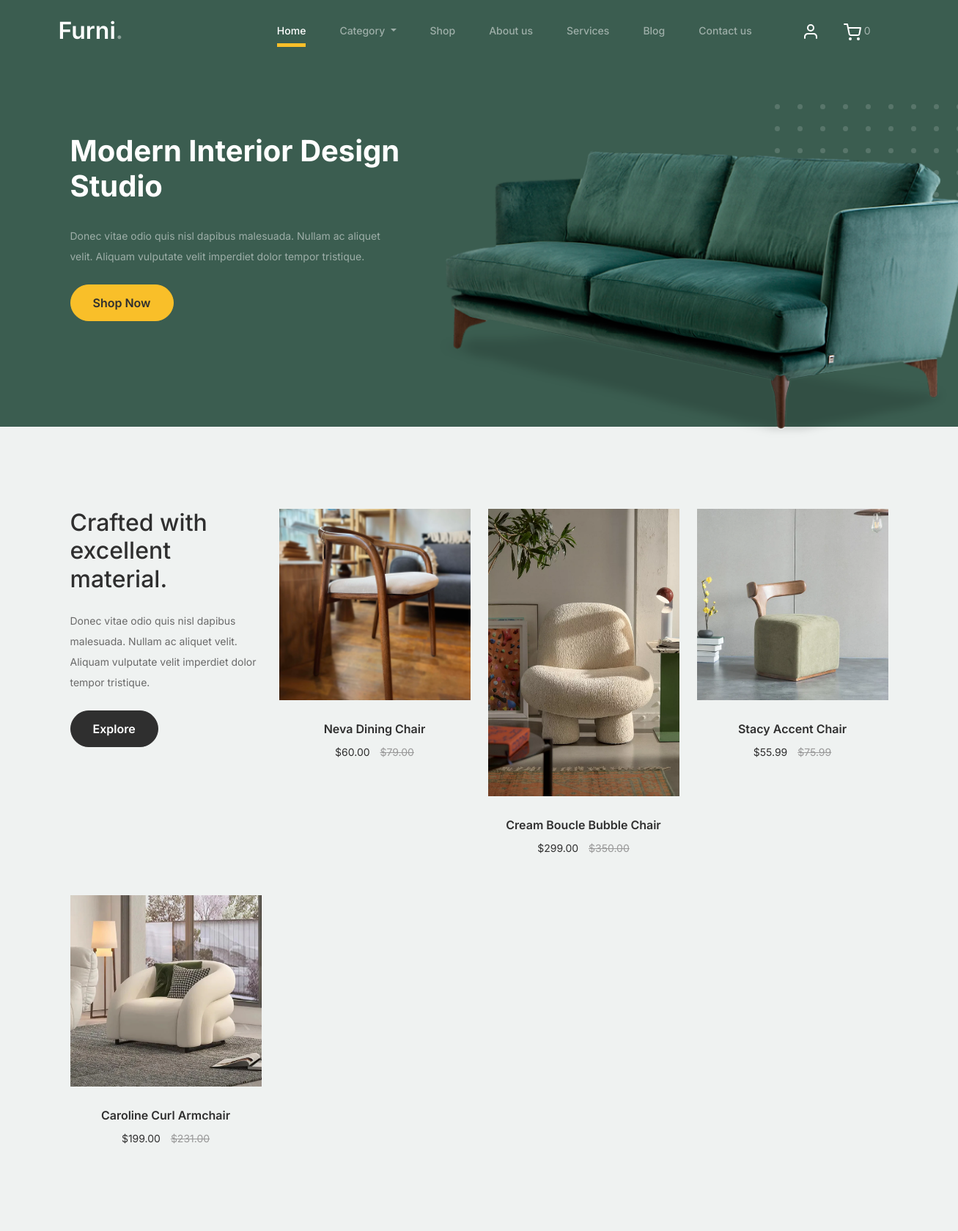
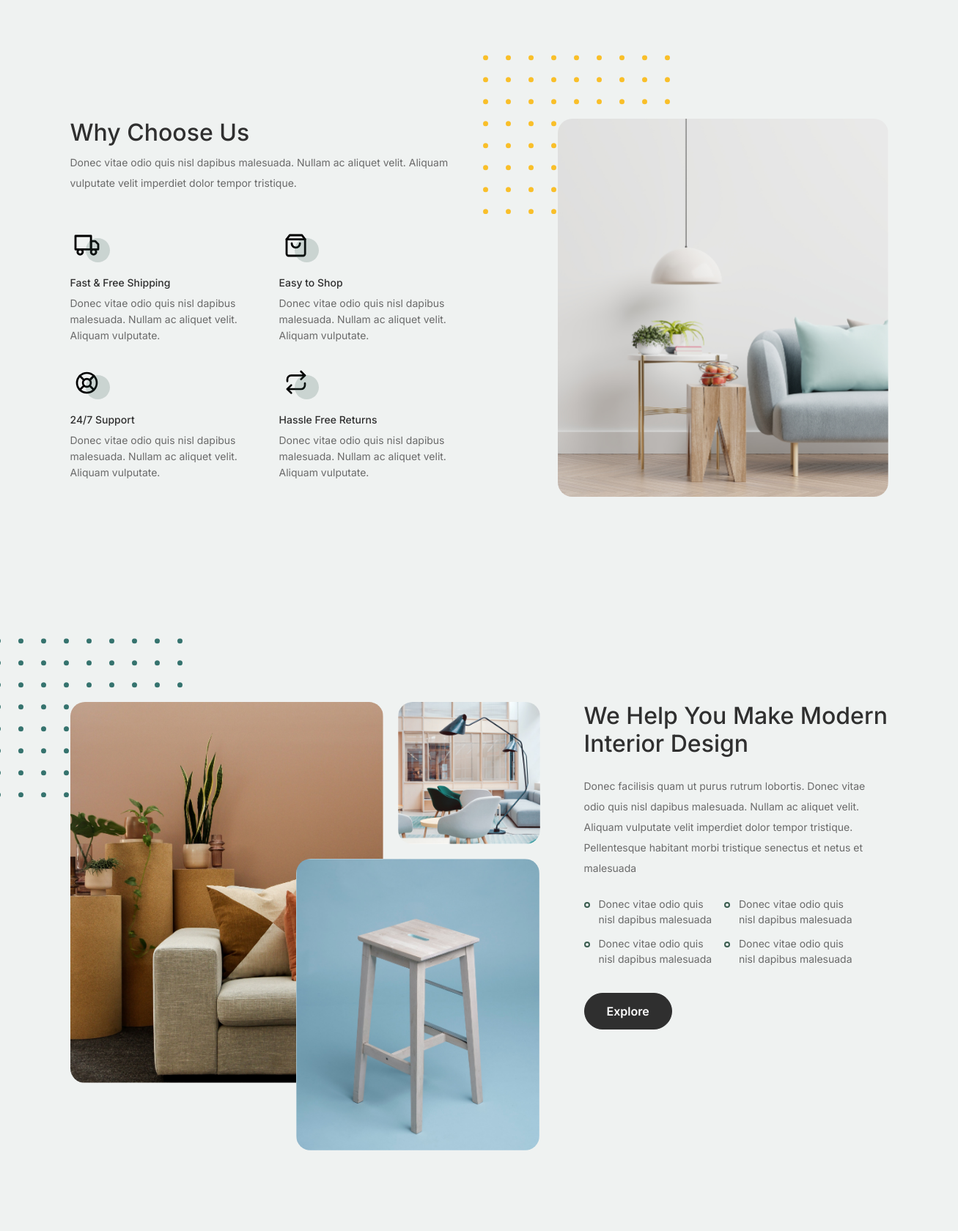
The page / (upper part) on the database its author committed (2 pictures, top to bottom).
### core/models.py (models this page shows, shortened)
class Product(models.Model):
    pid = ShortUUIDField(unique=True, length=10, max_length=20, prefix="ven",alphabet="abcdefgh12345")
    user = models.ForeignKey(User, on_delete=models.SET_NULL, null=True)
    category = models.ForeignKey(Category, on_delete=models.SET_NULL, null=True, related_name="product")
    vendor = models.ForeignKey(Vendor, on_delete=models.SET_NULL, null=True, related_name="product")
    title = models.CharField(max_length=100, default="Fresh Pear")
    image = models.ImageField(upload_to=user_directory_path, default="product.jpg")
    description = RichTextUploadingField(null=True, blank=True, default="This is the product")
    price = models.DecimalField(max_digits=99999999999, decimal_places=2, default="1.99")
    old_price = models.DecimalField(max_digits=99999999999, decimal_places=2, default="2.99")
    specifications = RichTextUploadingField(null=True, blank=True)
    tags = TaggableManager(blank=True)
    product_status = models.CharField(choices=STATUS, max_length=10, default="in_review")
    status = models.BooleanField(default=True)
    in_stock = models.BooleanField(default=True)
    featured = models.BooleanField(default=False)
    digital = models.BooleanField(default=False)
    sku = ShortUUIDField(unique=True, length=4, max_length=10, prefix="sku", alphabet="1234567890")
    date = models.DateTimeField(auto_now_add=True)
    updated = models.DateTimeField(null=True, blank=True)
    class Meta:
        verbose_name_plural = "Products"

### core/views.py (the view)
# urls.py: path("", index, name="index"),
def index(request):
    products = Product.objects.filter(product_status="published")
    context = {
        "products": products
    }
    return render(request, 'core/index.html', context)

### core/context_processor.py (called while the page is built)
def default(request):
    categories = Category.objects.all()
    return {
        "categories" : categories,
    }

### templates/core/index.html (shortened to what this page needs)
{% extends 'partials/base.html' %}
{% load static %}
{% block content %}
			<div class="hero">
				<div class="container">
					<div class="row justify-content-between">
						<div class="col-lg-5">
							<div class="intro-excerpt">
								<h1>Modern Interior <span clsas="d-block">Design Studio</span></h1>
								<p class="mb-4">Donec vitae odio quis nisl dapibus malesuada. Nullam ac aliquet velit. Aliquam vulputate velit imperdiet dolor tempor tristique.</p>
								<p><a href="{% url 'core:product-list' %}" class="btn btn-secondary me-2">Shop Now</a>
							</div>
						</div>
						<div class="col-lg-7">
							<div class="hero-img-wrap">
								<img src="{% static 'images/couch.png' %}" class="img-fluid">
							</div>
						</div>
					</div>
				</div>
			</div>
		<div class="product-section">
			<div class="container">
				<div class="row">
					<div class="col-md-12 col-lg-3 mb-5 mb-lg-0">
						<h2 class="mb-4 section-title">Crafted with excellent material.</h2>
						<p class="mb-4">Donec vitae odio quis nisl dapibus malesuada. Nullam ac aliquet velit. Aliquam vulputate velit imperdiet dolor tempor tristique. </p>
						<p><a href="shop.html" class="btn">Explore</a></p>
					</div>
				    {% for product in products %}
					<div class="col-12 col-md-4 col-lg-3 mb-5 mb-md-0">
						<a class="product-item" href="{% url 'core:product-detail' product.pid %}">
							<img src="{{ product.image.url }}" class="img-fluid product-thumbnail" alt="{{ product.title }}">
							<h3 class="product-title">{{ product.title }}</h3>
							<span class="current-product-price-{{ product.id }}">${{ product.price }}</span>
							{% if product.old_price %}
								<span class="old-price">${{ product.old_price }}</span>
							{% endif %}
						</a>
					</div>
				    {% endfor %}
				</div>
			</div>
		</div>
		<div class="why-choose-section">
			<div class="container">
				<div class="row justify-content-between">
					<div class="col-lg-6">
						<h2 class="section-title">Why Choose Us</h2>
						<p>Donec vitae odio quis nisl dapibus malesuada. Nullam ac aliquet velit. Aliquam vulputate velit imperdiet dolor tempor tristique.</p>
						<div class="row my-5">
							<div class="col-6 col-md-6">
								<div class="feature">
									<div class="icon">
										<img src="{% static 'images/truck.svg' %}" alt="Image" class="imf-fluid">
									</div>
									<h3>Fast &amp; Free Shipping</h3>
									<p>Donec vitae odio quis nisl dapibus malesuada. Nullam ac aliquet velit. Aliquam vulputate.</p>
								</div>
							</div>
							<div class="col-6 col-md-6">
								<div class="feature">
									<div class="icon">
										<img src="{% static 'images/bag.svg' %}" alt="Image" class="imf-fluid">
									</div>
									<h3>Easy to Shop</h3>
									<p>Donec vitae odio quis nisl dapibus malesuada. Nullam ac aliquet velit. Aliquam vulputate.</p>
								</div>
							</div>
							<div class="col-6 col-md-6">
								<div class="feature">
									<div class="icon">
										<img src="{% static 'images/support.svg' %}" alt="Image" class="imf-fluid">
									</div>
									<h3>24/7 Support</h3>
									<p>Donec vitae odio quis nisl dapibus malesuada. Nullam ac aliquet velit. Aliquam vulputate.</p>
								</div>
							</div>
							<div class="col-6 col-md-6">
								<div class="feature">
									<div class="icon">
										<img src="{% static 'images/return.svg' %}" alt="Image" class="imf-fluid">
									</div>
									<h3>Hassle Free Returns</h3>
									<p>Donec vitae odio quis nisl dapibus malesuada. Nullam ac aliquet velit. Aliquam vulputate.</p>
								</div>
							</div>
						</div>
					</div>
					<div class="col-lg-5">
						<div class="img-wrap">
							<img src="{% static 'images/why-choose-us-img.jpg' %}" alt="Image" class="img-fluid">
						</div>
					</div>
				</div>
			</div>
		</div>
		<div class="we-help-section">
			<div class="container">
				<div class="row justify-content-between">
					<div class="col-lg-7 mb-5 mb-lg-0">
						<div class="imgs-grid">
							<div class="grid grid-1"><img src="{% static 'images/img-grid-1.jpg' %}" alt="Untree.co"></div>
							<div class="grid grid-2"><img src="{% static 'images/img-grid-2.jpg' %}" alt="Untree.co"></div>
							<div class="grid grid-3"><img src="{% static 'images/img-grid-3.jpg' %}" alt="Untree.co"></div>
						</div>
					</div>
					<div class="col-lg-5 ps-lg-5">
						<h2 class="section-title mb-4">We Help You Make Modern Interior Design</h2>
						<p>Donec facilisis quam ut purus rutrum lobortis. Donec vitae odio quis nisl dapibus malesuada. Nullam ac aliquet velit. Aliquam vulputate velit imperdiet dolor tempor tristique. Pellentesque habitant morbi tristique senectus et netus et malesuada</p>
						<ul class="list-unstyled custom-list my-4">
							<li>Donec vitae odio quis nisl dapibus malesuada</li>
							<li>Donec vitae odio quis nisl dapibus malesuada</li>
							<li>Donec vitae odio quis nisl dapibus malesuada</li>
							<li>Donec vitae odio quis nisl dapibus malesuada</li>
						</ul>
						<p><a herf="#" class="btn">Explore</a></p>
					</div>
				</div>
			</div>
		</div>
{% endblock content %}

### templates/core/index.html (style rules this page uses)
.old-price { text-decoration: line-through; color: #999; margin-left: 10px; }

### rows shown on the page
Product: image (picture), title "Neva Dining Chair", price "60.00", old_price "79.00"
Product: image (picture), title "Cream Boucle Bubble Chair", price "299.00", old_price "350.00"
Product: image (picture), title "Stacy Accent Chair", price "55.99", old_price "75.99"
Product: image (picture), title "Caroline Curl Armchair", price "199.00", old_price "231.00"

### other values the page prints
{{ request.session.cart_data_obj|length }} "0"
